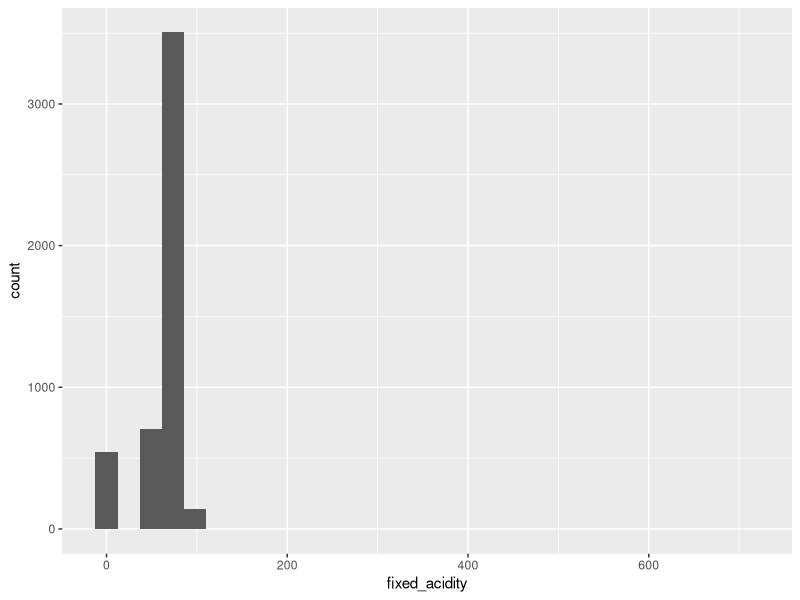

Write the R code that produced this figure.
library(tidyverse)

white <- read_csv("raw_data/wine_quality_white.csv")

# Remove id column
white <- white %>% 
  select(-wine_id)

# Fix issues with pH 
# 3 clusters at 3, 3xx and 3xx
# sorted by dividing values by 10 and 100 to give nice normal distribution 
# around 3.2ish

white <- white %>% 
  mutate(p_h = case_when(
    p_h > 100 ~ p_h / 100, 
    p_h > 10 ~ p_h / 10, 
    TRUE ~ p_h
  )) 


# Fix issues with alcohol, man what a hassle

white <- white %>% 
  mutate(alcohol = case_when(
    alcohol > 5e14 ~ alcohol / 1e14, 
    alcohol > 1e14 ~ alcohol / 1e13, 
    alcohol > 1000 ~ alcohol / 100,     
    alcohol > 500 ~ alcohol / 100, 
    alcohol > 100 ~ alcohol / 10,     
    alcohol > 50 ~ alcohol / 10, 
    TRUE ~ alcohol
  )) 


white %>% 
  ggplot(aes(fixed_acidity)) +
  geom_histogram()

